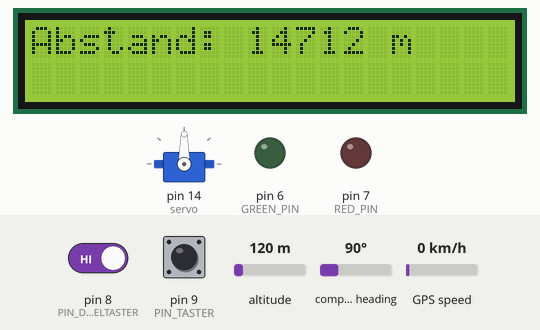
Simulated run of this sketch. Board: Arduino Uno, built with avr-gcc and run on an emulated ATmega328P. Shown: 20×2 character LCD, servo, output pins drawn as LEDs (lit = HIGH). Inputs (shaded band) come from the test bench; at power-on: pin 9 (PIN_TASTER) HIGH, pin 8 (PIN_DECKELTASTER) HIGH, altitude 120 m, compass heading 90°, GPS speed 0 km/h. The GPS gets a fix after 3 s at 37.7749, -122.4194 with 8 satellites; what the sketch prints to the serial monitor is not drawn.

Above: at 3.8 s.
3.9 s: pin 9 (PIN_TASTER) pulled LOW for 3.2 s
8.6 s: pin 8 (PIN_DECKELTASTER) driven LOW and pin 9 (PIN_TASTER) driven LOW
12.7 s: pin 9 (PIN_TASTER) driven HIGH
At 13.3 s:
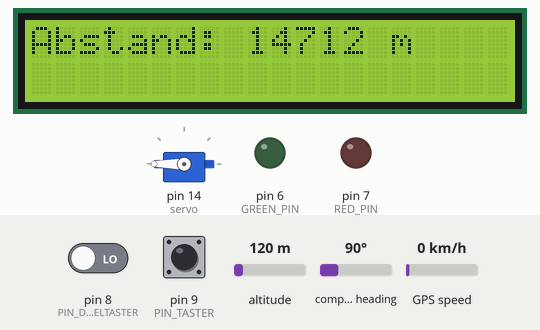
At 14.5 s:
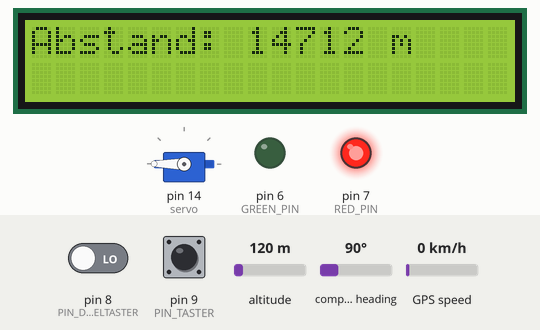
15.0 s: pin 8 (PIN_DECKELTASTER) driven HIGH
At 15.8 s:
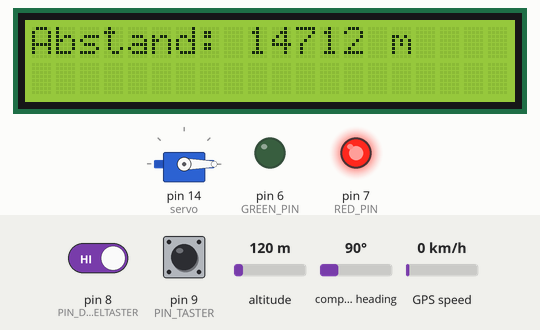
16.5 s: pin 8 (PIN_DECKELTASTER) driven LOW
At 16.9 s:
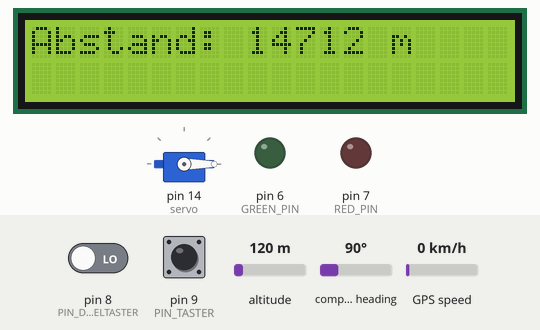
18.0 s: pin 9 (PIN_TASTER) driven LOW
Timing chart, 0 to 21.0 s (numbered marks = the images above; inputs shaded):
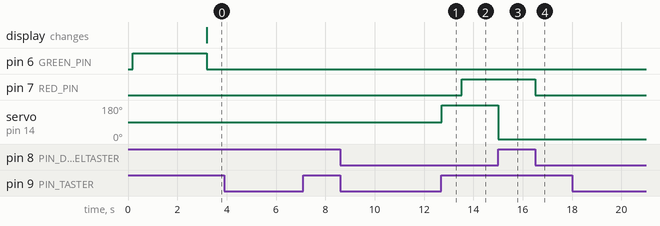

The sketch:

gpskassette.ino
```cpp
#include <TinyGPS.h>
#include <Servo.h>
#include <LiquidCrystal.h>

#include "gps.h"
#include "state.h"
#include "output.h"
#include "menu.h"

#define PIN_DECKELTASTER 8
#define PIN_TASTER 9

static float long_Ziel = 11.554054, lat_Ziel = 48.153873;

void setup()
{
  lcdSetup();	//LC-Display Setup

  servo.attach(14);

  Serial.begin(4800);

  pinMode(RED_PIN, OUTPUT);
  pinMode(GREEN_PIN, OUTPUT);

  pinMode(PIN_DECKELTASTER, INPUT);
  pinMode(PIN_TASTER, INPUT);
}

void loop()
{
  static char oldState = OPEN;
  static float abstand;
  boolean unlock = false;

  static unsigned long milis;

  static boolean taster = false;
  boolean tasterRising = false;
  boolean tasterFalling = false;

  boolean deckeltaster = !digitalRead(PIN_DECKELTASTER); // Taster Low-aktiv

  // taster-Variablen sind alle einfach lokal, werden also automatisch zurückgesetzt.
  if (!digitalRead(PIN_TASTER)) // Taster Low-aktiv
  {
    if (!taster)
      tasterRising = true;

    taster = true;
  }
  else
  {
    if (taster)
      tasterFalling = true;

    taster = false;
  }

  // Menue starten, wenn Taster 2 s gedrueckt bleibt.
  if (tasterRising)
  {
    milis = millis();
  }
  else if (taster)
  {
    if(millis() - milis >= 2000)
    {
      menu(&unlock, &long_Ziel, &lat_Ziel);
      // menu is blocking
    }
  }

  abstand = getDistance(lat_Ziel, long_Ziel, abstand);
  abstand = abstand + .00001;
  char state = getState(oldState, unlock, deckeltaster, tasterFalling, amBestimmungsort(abstand));

  outputs(oldState, state , int(abstand), taster);


  // Ende der Schleife:

  oldState = state;

}
```

gps.h
```cpp
#ifndef GPS_H
#define GPS_H

TinyGPS gps;

LiquidCrystal lcd(12, 11, 5, 4, 3, 2);

float getDistance(float lat_Ziel, float long_Ziel, float oldDistance)
{
  float dist = oldDistance;
  while(Serial.available())     // While there is data on the RX pin
  {
    char c = Serial.read();    // load the data into a variable
    if(gps.encode(c))      // if there is a new valid sentence
    {
      float lat_Position = 0;
      float long_Position = 0;
      gps.f_get_position(&lat_Position, &long_Position);
      float dx = 71.5 * (long_Ziel - long_Position);
      float dy = 111.3 * (lat_Ziel - lat_Position);
      dist = sqrt(dx * dx + dy * dy) * 1000;
    }
  }
  return dist;
}

boolean amBestimmungsort(int abstand)
{
  return (abstand <= 10);
}

#endif
```

menu.h
```cpp
#ifndef MENUE_H
#define MENUE_H

#define DIGITS 15
#define TIMEOUT 10000

// Konstanten fuer Uebertragung
//#define ANFANG '<'

/*
 * A blocking version of Serial.read()
 * Returns -1, when timed out
 */
int blockSerialRead(unsigned timeout)
{
  unsigned long mils = millis();
  while (!Serial.available() && (millis() - mils) < timeout);
  return Serial.read();
}

void menu(boolean* unlock, float* long_Ziel, float* lat_Ziel)
{

  // Von GPS auf PC/Seriell umschalten
  Serial.end();
  Serial.begin(9600);

  Serial.println("Willkommen bei der GPS-Kassette!");
  boolean finished;
  while (!finished)
  {
    Serial.println("Bitte waehlen Sie:");
    Serial.println("");
    Serial.println(" * Koordinateneingabe (k)");
    Serial.println(" * Entsperren (u)");
    Serial.println(" * Beenden (q)");
    Serial.println("");

    char c = blockSerialRead(TIMEOUT);
    //Serial.println("%c", c); // echo off -- terminal should do this job.

    boolean abort = false;
    char s[2][DIGITS];
    int i, k;

    switch (c)
    {
      case 'k':
      case 'K':
        // Koordinateneingabe
        Serial.print("\n> ");

        i = 0;
        k = 0;

        // 2 Koordinaten, mit Trennzeichen getrennt
        while (k < 2 && !abort)
        {
          c = blockSerialRead(TIMEOUT);
          switch (c)
          {
            case -1: // timeout
            case 27: // escape
              abort = true;
              break;
            case ',':
            case '\n':
            case '\r':
            case ';':
              s[k][i] = 0; // string abschliessen
              i = 0;
              k++;
              break;
            default:
              // Eingabe in Buffer
              s[k][i++] = c;
              break;
          }
        }

        if(!abort)
        {
          float d1 = atof(s[0]);
          float d2 = atof(s[1]);
          if (d1 && d2)
          {
            *long_Ziel = d1;
            *lat_Ziel = d2;

            Serial.println("Ihre Koordinaten:");
            // Evtl. d1 und d2, statt original Eingaben
            Serial.println(s[0]);
            Serial.println(s[1]);
          }
          else
          {
            Serial.println("Ungueltige Koordinaten!");
          }
        }
        break;
      case 'u':
      case 'U':
        *unlock = 1;
        Serial.println("Aufgesperrt");
        break;
      case 'q':
      case 'Q':
      case 27: // escape
      case -1: // timeout
        finished = true;
        Serial.println("Uebertragung beendendet");
        break;
    }
  }

  // Wieder umschalten auf GPS
  Serial.end();
  Serial.begin(4800);
}

#endif
```

output.h
```cpp
#ifndef OUTPUT_H
#define OUTPUT_H

#define GREEN_PIN 6
#define RED_PIN 7

#define ENTRIEGELUNG 0
#define VERRIEGELUNG 180

#define BLINK_DELAY 500

Servo servo;

void lcdSetup(void){
  lcd.begin(20, 2);
  lcd.clear();
  delay(100);
}

void outputs(char oldState, char state, int abstand, boolean taster)
{
  static boolean blinky = 0;
  static unsigned long oldMils = 0;
  unsigned long mils = millis();
  if ((mils - oldMils) >= BLINK_DELAY)
  {
    blinky = !blinky;
    oldMils = mils; // Bugfixed, but not tested
  }

  // Ausgaenge setzen

  //lcd.clear();   //Abstand auf LCD anzeigen
  //delay(100);
  static int oldAbstand = 0;
  if(abstand != oldAbstand)
  {
    lcd.setCursor(0,0);
    lcd.print("Abstand: ");
    lcd.print(abstand);
    lcd.print(" m            ");
    oldAbstand = abstand;
  }

  if (amBestimmungsort(abstand))
    digitalWrite(GREEN_PIN, HIGH);       // set the LED on
  else
    digitalWrite(GREEN_PIN, LOW);       // set the LED on

  switch (state)
  {
    case LOCKED:
      //servo. verriegeln
      if (oldState != LOCKED)
      {
        servo.write(VERRIEGELUNG);
        delay(800);
      }


      digitalWrite(RED_PIN, HIGH);      //Rote LED an

      break;

    case UNLOCKED:
      //servo. entriegeln
      if (oldState != OPEN && oldState != UNLOCKED)
      {
        servo.write(ENTRIEGELUNG);
        delay(800);
      }
      digitalWrite(RED_PIN, LOW);      //Rote LED an

      break;

    case OPEN:
      //servo. entriegeln
      if (oldState != OPEN && oldState != UNLOCKED)
      {
        servo.write(ENTRIEGELUNG);
        delay(800);
      }

      break;

    default:
      lcd.clear();
      delay(100);
      lcd.print("Fehler!!!!");        // Ungueltiger Zustand: Fehlermeldung auf Bildschirm, Reset...
      lcd.setCursor(0, 1);
      lcd.print("Reset druecken");

      digitalWrite(RED_PIN, blinky);       //Beide LEDs Blinken
      digitalWrite(GREEN_PIN, blinky);

      break;
  }
}

#endif
```

state.h
```cpp
#ifndef STATE_H
#define STATE_H

#define OPEN 0
#define LOCKED 1
#define UNLOCKED 2

char getState(char oldState, boolean unlock, boolean deckeltaster, boolean taster, boolean bestimmungsort)
{
  char state= UNLOCKED;

  if (unlock)
    state = UNLOCKED;

  else if (!deckeltaster)
    state = OPEN;

  // Deckel ist zu
  else if (bestimmungsort)
  {
    if (oldState == OPEN)
      state = UNLOCKED;

    else if (taster)
    {
      if (oldState == LOCKED)
        state = UNLOCKED;

      else if (oldState == UNLOCKED)
        state = LOCKED;

    }
    else
      state = oldState;

  }
  else // Nicht am Bestimmungsort
  {
    if (oldState == LOCKED)
      state = LOCKED;

    else if (deckeltaster && taster)
      state = LOCKED;
  }

  return state;
}

#endif
```

Measured:
- after the input at 3.9 s, every drawn part: stays the same
- after the input at 8.6 s, every drawn part: stays the same
- after the input at 12.7 s, pin 7 (RED_PIN): LOW → HIGH after 0.83 s; servo on pin 14 (servo): 90° → 180° at once
- after the input at 15.0 s, servo on pin 14 (servo): 180° → 0° at once
- after the input at 16.5 s, pin 7 (RED_PIN): HIGH → LOW at once
- after the input at 18.0 s, every drawn part: stays the same
